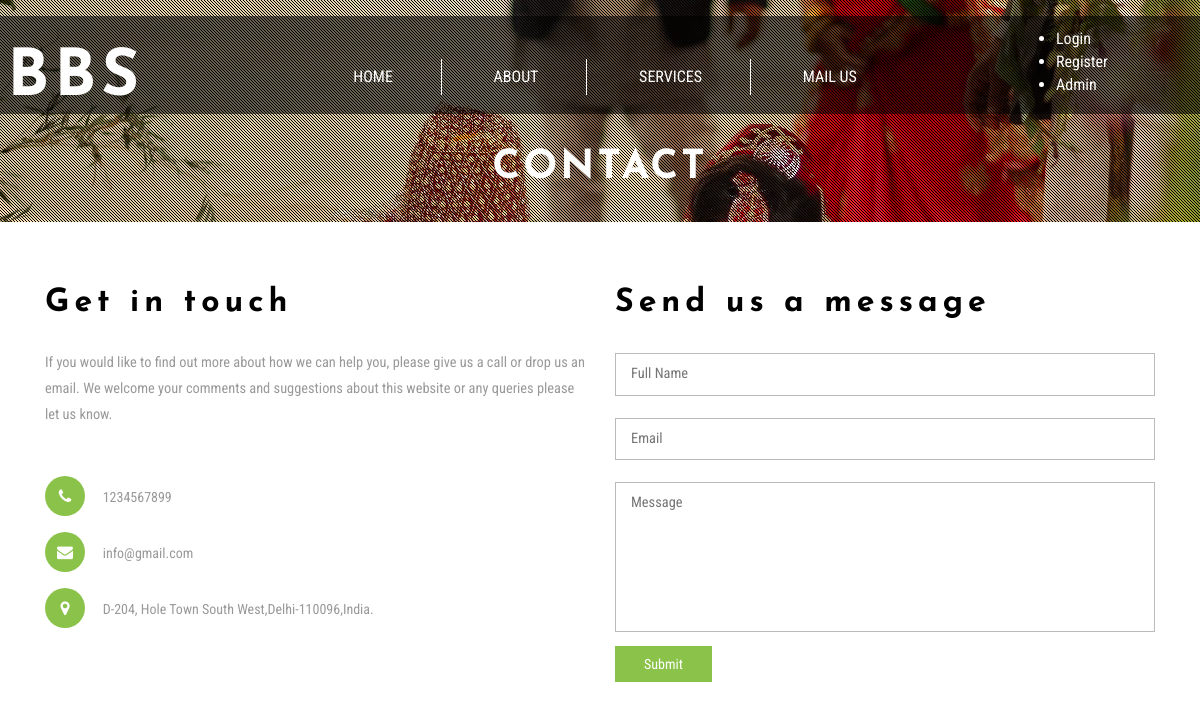
The app's page /mail.php with its own data.
### tables this page shows
CREATE TABLE `tblpage` (
  `ID` int(10) NOT NULL,
  `PageType` varchar(100) DEFAULT NULL,
  `PageTitle` mediumtext DEFAULT NULL,
  `PageDescription` mediumtext DEFAULT NULL,
  `Email` varchar(200) DEFAULT NULL,
  `MobileNumber` bigint(10) DEFAULT NULL,
  `UpdationDate` timestamp NULL DEFAULT NULL ON UPDATE current_timestamp()
);

### mail.php (the view, shortened to what this page needs)
<!DOCTYPE html>
<html lang="en">
<head>
	<link href="css/bootstrap.css" rel="stylesheet" type="text/css" media="all" />
	<link rel="stylesheet" href="css/style1.css" type="text/css" media="all" />
	<link href="css/font-awesome.css" rel="stylesheet">
</head>
<body>
	<div class="banner jarallax">
		<div class="agileinfo-dot">
			<?php include_once('includes/header.php'); ?>
			<div class="wthree-heading">
				<h2>Contact</h2>
			</div>
		</div>
	</div>
	<div class="contact">
		<div class="container">
			<div class="agile-contact-form">
				<div class="col-md-6 contact-form-left">
					<div class="w3layouts-contact-form-top">
						<h3>Get in touch</h3>
						<p>If you would like to find out more about how we can help you, please give us a call or drop
							us an email. We welcome your comments and suggestions about this website or any queries
							please let us know.</p>
					</div>
					<div class="agileits-contact-address">
						<ul>
							<?php
							$sql = "SELECT * from tblpage where PageType='contactus'";
							$query = $dbh->prepare($sql);
							$query->execute();
							$results = $query->fetchAll(PDO::FETCH_OBJ);
							if ($query->rowCount() > 0) {
								foreach ($results as $row) { ?>
									<li><i class="fa fa-phone" aria-hidden="true"></i>
										<span><?php echo htmlentities($row->MobileNumber); ?></span></li>
									<li><i class="fa fa-phone fa-envelope" aria-hidden="true"></i>
										<span><?php echo htmlentities($row->Email); ?></span></li>
									<li><i class="fa fa-map-marker" aria-hidden="true"></i>
										<span><?php echo htmlentities($row->PageDescription); ?>.</span></li>
									<?php $cnt = $cnt + 1;
								}
							} ?>
						</ul>
					</div>
				</div>
				<div class="col-md-6 contact-form-right">
					<div class="contact-form-top">
						<h3>Send us a message</h3>
					</div>
					<div class="agileinfo-contact-form-grid">
						<form action="#" method="post">
							<input placeholder="Full Name " name="name" type="text" required="true">
							<input placeholder="Email" name="email" type="email" required="true">
							<textarea name="message" placeholder="Message" required=""></textarea>
							<button class="btn1" name="submit">Submit</button>
						</form>
					</div>
				</div>
				<div class="clearfix"> </div>
			</div>
		</div>
	</div>
</body>
</html>

### css/style1.css (style rules this page uses)
html, body { font-size: 100%; font-family: "Roboto Condensed", sans-serif; }
body { background: #ffffff; }
.banner { background: url(../images/home.jpg) no-repeat 0px 147px; background-size: cover; }
.agileinfo-dot { background: url(../images/dott.png) repeat 0px 0px; background-size: 3px; -webkit-background-size: 3px; -moz-background-size: 3px; -o-background-size: 3px; -ms-background-size: 3px; padding: 1em 0; }
.jarallax { position: relative; background-size: cover; background-repeat: no-repeat; background-position: 50% 50%; }
.banner-bottom, .services, .services-bottom, footer, .about-top, .agile-dot, .team, .gallery, .codes, .typography, .contact, .single { padding: 4em 0; }
.agile-heading h3, .advantages-top h3, h2.agileits-icons-title, h3.agileits-icons-title, .w3layouts-contact-form-top h3, .contact-form-top h3, .w3agile-map h3, .agileits_three_comments h3, .w3_leave_comment h3 { color: #ffffff; font-size: 2em; letter-spacing: 5px; font-weight: 800; margin: 0; text-align: center; font-family: "Josefin Sans", sans-serif; }
.wthree-heading { margin: 2em 0 1em; }
.wthree-heading h2 { color: #ffffff; font-size: 2.5em; text-align: center; margin: 0; letter-spacing: 3px; font-weight: 800; text-transform: uppercase; font-family: "Josefin Sans", sans-serif; }
.agileits-contact-address { margin: 3em 0 0 0; }
.w3layouts-contact-form-top h3, .contact-form-top h3, .w3agile-map h3 { color: #000000; text-align: left; }
.w3layouts-contact-form-top p { margin: 2em 0; color: #999999; font-size: 0.9em; line-height: 1.8em; }
.agileits-contact-address ul { padding: 0; margin: 0; }
.agileits-contact-address ul li { display: block; margin: 1em 0; }
.agileits-contact-address ul li i.fa.fa-phone, .agileits-contact-address ul li i.fa.fa-map-marker { height: 40px; width: 40px; background: #8bc34a; line-height: 40px; text-align: center; color: #fff; border-radius: 50%; -webkit-border-radius: 50%; -moz-border-radius: 50%; -o-border-radius: 50%; -ms-border-radius: 50%; transition: 0.5s all; -webkit-transition: 0.5s all; -moz-transition: 0.5s all; -o-transition: 0.5s all; }
.agileits-contact-address ul li span { color: #999999; font-size: 0.875em; margin-left: 1em; }
.agileinfo-contact-form-grid { margin: 2em 0 0 0; }
.agileinfo-contact-form-grid input[type="text"], .agileinfo-contact-form-grid input[type="email"] { display: inline-block; background: none; border: 1.5px solid #bbbbbb; width: 100%; outline: none; padding: 10px 15px 10px 15px; font-size: 0.9em; color: #bbbbbb; margin-bottom: 1.5em; }
.agileinfo-contact-form-grid input[type="password"], .agileinfo-contact-form-grid input[type="email"] { display: inline-block; background: none; border: 1.5px solid #bbbbbb; width: 100%; outline: none; padding: 10px 15px 10px 15px; font-size: 0.9em; color: #bbbbbb; margin-bottom: 1.5em; }
.agileinfo-contact-form-grid textarea { background: none; border: 1.5px solid #bbbbbb; width: 100%; display: block; height: 150px; outline: none; font-size: 0.9em; color: #bbbbbb; resize: none; padding: 10px 15px 10px 15px; margin-bottom: 1em; }
button.btn1 { border: solid 1px #8bc34a; color: #ffffff; font-size: 0.875em; padding: 0.5em 2em; text-decoration: none; background: #8bc34a; transition: 0.5s all; -webkit-transition: 0.5s all; -moz-transition: 0.5s all; -o-transition: 0.5s all; -ms-transition: 0.5s all; }

### css/notification.css (style rules this page uses)
body { margin: 0px; }

### records on screen
tblpage: MobileNumber "1234567899", Email "info@gmail.com", PageDescription "D-204, Hole Town South West,Delhi-110096,India"
